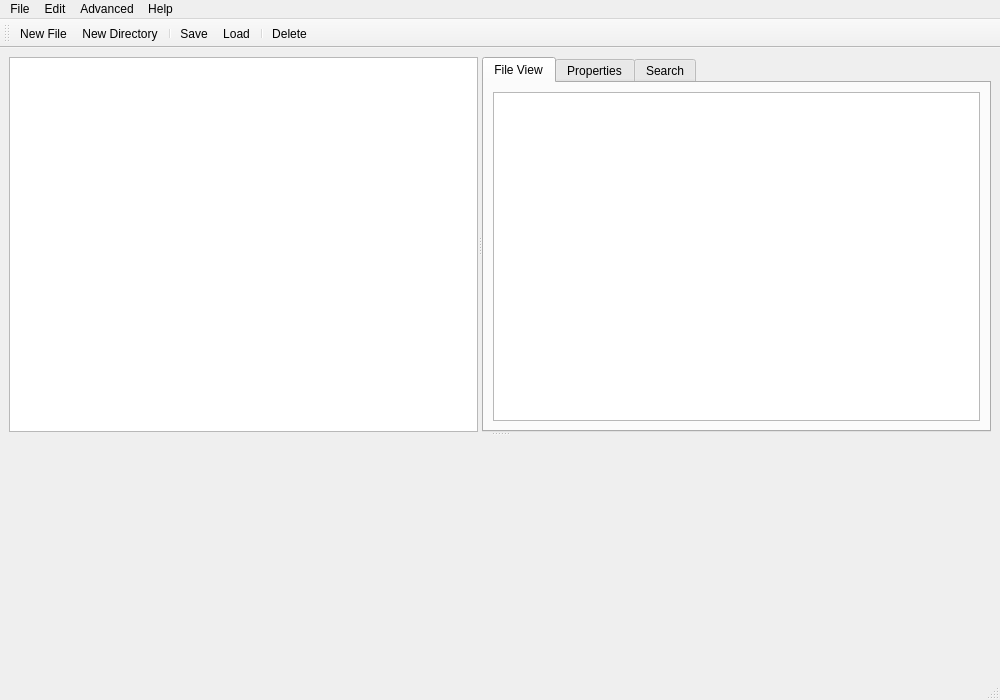
<?xml version="1.0" encoding="UTF-8"?>
<ui version="4.0">
 <class>MainWindow</class>
 <widget class="QMainWindow" name="MainWindow">
  <property name="geometry">
   <rect>
    <x>0</x>
    <y>0</y>
    <width>1000</width>
    <height>700</height>
   </rect>
  </property>
  <property name="windowTitle">
   <string>VFS - Virtual File System</string>
  </property>
  <widget class="QWidget" name="centralwidget">
   <layout class="QVBoxLayout" name="verticalLayout">
    <item>
     <widget class="QSplitter" name="splitter">
      <property name="orientation">
       <enum>Qt::Vertical</enum>
      </property>
      <widget class="QSplitter" name="horizontalSplitter">
       <property name="orientation">
        <enum>Qt::Horizontal</enum>
       </property>
       <widget class="QTreeView" name="fileSystemView">
        <property name="minimumSize">
         <size>
          <width>250</width>
          <height>300</height>
         </size>
        </property>
       </widget>
       <widget class="QTabWidget" name="tabWidget">
        <property name="currentIndex">
         <number>0</number>
        </property>
        <widget class="QWidget" name="fileTab">
         <attribute name="title">
          <string>File View</string>
         </attribute>
         <layout class="QVBoxLayout" name="verticalLayout_2">
          <item>
           <widget class="QTextEdit" name="fileContentEdit">
            <property name="readOnly">
             <bool>true</bool>
            </property>
           </widget>
          </item>
         </layout>
        </widget>
        <widget class="QWidget" name="propertiesTab">
         <attribute name="title">
          <string>Properties</string>
         </attribute>
         <layout class="QFormLayout" name="formLayout">
          <item row="0" column="0">
           <widget class="QLabel" name="label">
            <property name="text">
             <string>Name:</string>
            </property>
           </widget>
          </item>
          <item row="0" column="1">
           <widget class="QLineEdit" name="nameEdit">
            <property name="readOnly">
             <bool>true</bool>
            </property>
           </widget>
          </item>
          <item row="1" column="0">
           <widget class="QLabel" name="label_2">
            <property name="text">
             <string>Type:</string>
            </property>
           </widget>
          </item>
          <item row="1" column="1">
           <widget class="QLineEdit" name="typeEdit">
            <property name="readOnly">
             <bool>true</bool>
            </property>
           </widget>
          </item>
          <item row="2" column="0">
           <widget class="QLabel" name="label_3">
            <property name="text">
             <string>Size:</string>
            </property>
           </widget>
          </item>
          <item row="2" column="1">
           <widget class="QLineEdit" name="sizeEdit">
            <property name="readOnly">
             <bool>true</bool>
            </property>
           </widget>
          </item>
          <item row="3" column="0">
           <widget class="QLabel" name="label_4">
            <property name="text">
             <string>Compressed:</string>
            </property>
           </widget>
          </item>
          <item row="3" column="1">
           <widget class="QLineEdit" name="compressedEdit">
            <property name="readOnly">
             <bool>true</bool>
            </property>
           </widget>
          </item>
          <item row="4" column="0">
           <widget class="QLabel" name="label_5">
            <property name="text">
             <string>Encrypted:</string>
            </property>
           </widget>
          </item>
          <item row="4" column="1">
           <widget class="QLineEdit" name="encryptedEdit">
            <property name="readOnly">
             <bool>true</bool>
            </property>
           </widget>
          </item>
          <item row="5" column="0">
           <widget class="QLabel" name="label_6">
            <property name="text">
             <string>Tags:</string>
            </property>
           </widget>
          </item>
          <item row="5" column="1">
           <widget class="QLineEdit" name="tagsEdit">
            <property name="readOnly">
             <bool>true</bool>
            </property>
           </widget>
          </item>
         </layout>
        </widget>
        <widget class="QWidget" name="searchTab">
         <attribute name="title">
          <string>Search</string>
         </attribute>
         <layout class="QVBoxLayout" name="verticalLayout_3">
          <item>
           <layout class="QHBoxLayout" name="horizontalLayout_2">
            <item>
             <widget class="QLineEdit" name="searchEdit">
              <property name="placeholderText">
               <string>Enter search query...</string>
              </property>
             </widget>
            </item>
            <item>
             <widget class="QPushButton" name="searchButton">
              <property name="text">
               <string>Search</string>
              </property>
             </widget>
            </item>
           </layout>
          </item>
          <item>
           <widget class="QComboBox" name="searchTypeCombo">
            <item>
             <property name="text">
              <string>By Name</string>
             </property>
            </item>
            <item>
             <property name="text">
              <string>By Content</string>
             </property>
            </item>
            <item>
             <property name="text">
              <string>By Size</string>
             </property>
            </item>
            <item>
             <property name="text">
              <string>By Tag</string>
             </property>
            </item>
            <item>
             <property name="text">
              <string>By Date</string>
             </property>
            </item>
           </widget>
          </item>
          <item>
           <widget class="QCheckBox" name="regexCheck">
            <property name="text">
             <string>Use Regular Expressions</string>
            </property>
           </widget>
          </item>
          <item>
           <widget class="QListWidget" name="searchResults"/>
          </item>
         </layout>
        </widget>
       </widget>
      </widget>
      <widget class="QWidget" name="terminalWidget" native="true">
       <property name="minimumSize">
        <size>
         <width>0</width>
         <height>200</height>
        </size>
       </property>
      </widget>
     </widget>
    </item>
   </layout>
  </widget>
  <widget class="QMenuBar" name="menubar">
   <property name="geometry">
    <rect>
     <x>0</x>
     <y>0</y>
     <width>1000</width>
     <height>24</height>
    </rect>
   </property>
   <widget class="QMenu" name="menuFile">
    <property name="title">
     <string>File</string>
    </property>
    <addaction name="actionNew_File"/>
    <addaction name="actionNew_Directory"/>
    <addaction name="separator"/>
    <addaction name="actionSave"/>
    <addaction name="actionLoad"/>
    <addaction name="separator"/>
    <addaction name="actionExit"/>
   </widget>
   <widget class="QMenu" name="menuEdit">
    <property name="title">
     <string>Edit</string>
    </property>
    <addaction name="actionCopy"/>
    <addaction name="actionPaste"/>
    <addaction name="actionCut"/>
    <addaction name="separator"/>
    <addaction name="actionDelete"/>
    <addaction name="separator"/>
    <addaction name="actionRename"/>
   </widget>
   <widget class="QMenu" name="menuAdvanced">
    <property name="title">
     <string>Advanced</string>
    </property>
    <widget class="QMenu" name="menuCompression">
     <property name="title">
      <string>Compression</string>
     </property>
     <addaction name="actionCompress"/>
     <addaction name="actionUncompress"/>
    </widget>
    <widget class="QMenu" name="menuEncryption">
     <property name="title">
      <string>Encryption</string>
     </property>
     <addaction name="actionEncrypt"/>
     <addaction name="actionDecrypt"/>
     <addaction name="actionChange_Key"/>
    </widget>
    <widget class="QMenu" name="menuVersioning">
     <property name="title">
      <string>Versioning</string>
     </property>
     <addaction name="actionSave_Version"/>
     <addaction name="actionRestore_Version"/>
     <addaction name="actionList_Versions"/>
    </widget>
    <addaction name="menuCompression"/>
    <addaction name="menuEncryption"/>
    <addaction name="menuVersioning"/>
    <addaction name="separator"/>
    <addaction name="actionMount"/>
    <addaction name="actionUnmount"/>
    <addaction name="actionCreate_Volume"/>
   </widget>
   <widget class="QMenu" name="menuHelp">
    <property name="title">
     <string>Help</string>
    </property>
    <addaction name="actionAbout"/>
    <addaction name="actionAssistant"/>
   </widget>
   <addaction name="menuFile"/>
   <addaction name="menuEdit"/>
   <addaction name="menuAdvanced"/>
   <addaction name="menuHelp"/>
  </widget>
  <widget class="QStatusBar" name="statusbar"/>
  <widget class="QToolBar" name="toolBar">
   <property name="windowTitle">
    <string>toolBar</string>
   </property>
   <attribute name="toolBarArea">
    <enum>TopToolBarArea</enum>
   </attribute>
   <attribute name="toolBarBreak">
    <bool>false</bool>
   </attribute>
   <addaction name="actionNew_File"/>
   <addaction name="actionNew_Directory"/>
   <addaction name="separator"/>
   <addaction name="actionSave"/>
   <addaction name="actionLoad"/>
   <addaction name="separator"/>
   <addaction name="actionDelete"/>
  </widget>
  <action name="actionNew_File">
   <property name="text">
    <string>New File</string>
   </property>
   <property name="shortcut">
    <string>Ctrl+N</string>
   </property>
  </action>
  <action name="actionNew_Directory">
   <property name="text">
    <string>New Directory</string>
   </property>
   <property name="shortcut">
    <string>Ctrl+Shift+N</string>
   </property>
  </action>
  <action name="actionSave">
   <property name="text">
    <string>Save</string>
   </property>
   <property name="shortcut">
    <string>Ctrl+S</string>
   </property>
  </action>
  <action name="actionLoad">
   <property name="text">
    <string>Load</string>
   </property>
   <property name="shortcut">
    <string>Ctrl+L</string>
   </property>
  </action>
  <action name="actionExit">
   <property name="text">
    <string>Exit</string>
   </property>
   <property name="shortcut">
    <string>Ctrl+Q</string>
   </property>
  </action>
  <action name="actionCopy">
   <property name="text">
    <string>Copy</string>
   </property>
   <property name="shortcut">
    <string>Ctrl+C</string>
   </property>
  </action>
  <action name="actionPaste">
   <property name="text">
    <string>Paste</string>
   </property>
   <property name="shortcut">
    <string>Ctrl+V</string>
   </property>
  </action>
  <action name="actionCut">
   <property name="text">
    <string>Cut</string>
   </property>
   <property name="shortcut">
    <string>Ctrl+X</string>
   </property>
  </action>
  <action name="actionDelete">
   <property name="text">
    <string>Delete</string>
   </property>
   <property name="shortcut">
    <string>Del</string>
   </property>
  </action>
  <action name="actionRename">
   <property name="text">
    <string>Rename</string>
   </property>
   <property name="shortcut">
    <string>F2</string>
   </property>
  </action>
  <action name="actionCompress">
   <property name="text">
    <string>Compress</string>
   </property>
  </action>
  <action name="actionUncompress">
   <property name="text">
    <string>Uncompress</string>
   </property>
  </action>
  <action name="actionEncrypt">
   <property name="text">
    <string>Encrypt</string>
   </property>
  </action>
  <action name="actionDecrypt">
   <property name="text">
    <string>Decrypt</string>
   </property>
  </action>
  <action name="actionChange_Key">
   <property name="text">
    <string>Change Key</string>
   </property>
  </action>
  <action name="actionSave_Version">
   <property name="text">
    <string>Save Version</string>
   </property>
  </action>
  <action name="actionRestore_Version">
   <property name="text">
    <string>Restore Version</string>
   </property>
  </action>
  <action name="actionList_Versions">
   <property name="text">
    <string>List Versions</string>
   </property>
  </action>
  <action name="actionMount">
   <property name="text">
    <string>Mount Volume</string>
   </property>
  </action>
  <action name="actionUnmount">
   <property name="text">
    <string>Unmount Volume</string>
   </property>
  </action>
  <action name="actionCreate_Volume">
   <property name="text">
    <string>Create Volume</string>
   </property>
  </action>
  <action name="actionAbout">
   <property name="text">
    <string>About</string>
   </property>
  </action>
  <action name="actionAssistant">
   <property name="text">
    <string>Ask Assistant</string>
   </property>
  </action>
 </widget>
 <resources/>
 <connections/>
</ui>
